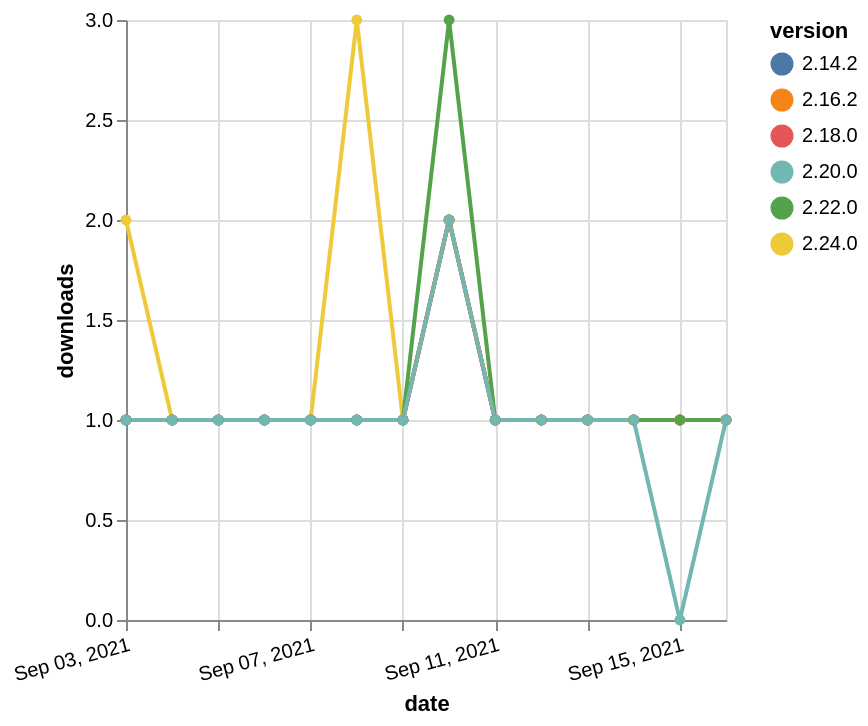

Express this chart as Vega-Lite.
### Vega-Lite specification from a JSON file in a GitHub repository (floating-point values rounded to 4 significant figures)
{"$schema": "https://vega.github.io/schema/vega-lite/v5.json", "description": "A simple bar chart with embedded data.", "data": {"values": [{"date": "2021-09-03", "total": 247, "delta": 1, "version": "2.14.2"}, {"date": "2021-09-04", "total": 248, "delta": 1, "version": "2.14.2"}, {"date": "2021-09-05", "total": 249, "delta": 1, "version": "2.14.2"}, {"date": "2021-09-06", "total": 250, "delta": 1, "version": "2.14.2"}, {"date": "2021-09-07", "total": 251, "delta": 1, "version": "2.14.2"}, {"date": "2021-09-08", "total": 252, "delta": 1, "version": "2.14.2"}, {"date": "2021-09-09", "total": 253, "delta": 1, "version": "2.14.2"}, {"date": "2021-09-10", "total": 255, "delta": 2, "version": "2.14.2"}, {"date": "2021-09-11", "total": 256, "delta": 1, "version": "2.14.2"}, {"date": "2021-09-12", "total": 257, "delta": 1, "version": "2.14.2"}, {"date": "2021-09-13", "total": 258, "delta": 1, "version": "2.14.2"}, {"date": "2021-09-14", "total": 259, "delta": 1, "version": "2.14.2"}, {"date": "2021-09-15", "total": 260, "delta": 1, "version": "2.14.2"}, {"date": "2021-09-16", "total": 261, "delta": 1, "version": "2.14.2"}, {"date": "2021-09-03", "total": 126, "delta": 2, "version": "2.24.0"}, {"date": "2021-09-04", "total": 127, "delta": 1, "version": "2.24.0"}, {"date": "2021-09-05", "total": 128, "delta": 1, "version": "2.24.0"}, {"date": "2021-09-06", "total": 129, "delta": 1, "version": "2.24.0"}, {"date": "2021-09-07", "total": 130, "delta": 1, "version": "2.24.0"}, {"date": "2021-09-08", "total": 133, "delta": 3, "version": "2.24.0"}, {"date": "2021-09-09", "total": 134, "delta": 1, "version": "2.24.0"}, {"date": "2021-09-10", "total": 136, "delta": 2, "version": "2.24.0"}, {"date": "2021-09-11", "total": 137, "delta": 1, "version": "2.24.0"}, {"date": "2021-09-12", "total": 138, "delta": 1, "version": "2.24.0"}, {"date": "2021-09-13", "total": 139, "delta": 1, "version": "2.24.0"}, {"date": "2021-09-14", "total": 140, "delta": 1, "version": "2.24.0"}, {"date": "2021-09-15", "total": 141, "delta": 1, "version": "2.24.0"}, {"date": "2021-09-16", "total": 142, "delta": 1, "version": "2.24.0"}, {"date": "2021-09-03", "total": 208, "delta": 1, "version": "2.16.2"}, {"date": "2021-09-04", "total": 209, "delta": 1, "version": "2.16.2"}, {"date": "2021-09-05", "total": 210, "delta": 1, "version": "2.16.2"}, {"date": "2021-09-06", "total": 211, "delta": 1, "version": "2.16.2"}, {"date": "2021-09-07", "total": 212, "delta": 1, "version": "2.16.2"}, {"date": "2021-09-08", "total": 213, "delta": 1, "version": "2.16.2"}, {"date": "2021-09-09", "total": 214, "delta": 1, "version": "2.16.2"}, {"date": "2021-09-10", "total": 216, "delta": 2, "version": "2.16.2"}, {"date": "2021-09-11", "total": 217, "delta": 1, "version": "2.16.2"}, {"date": "2021-09-12", "total": 218, "delta": 1, "version": "2.16.2"}, {"date": "2021-09-13", "total": 219, "delta": 1, "version": "2.16.2"}, {"date": "2021-09-14", "total": 220, "delta": 1, "version": "2.16.2"}, {"date": "2021-09-15", "total": 221, "delta": 1, "version": "2.16.2"}, {"date": "2021-09-16", "total": 222, "delta": 1, "version": "2.16.2"}, {"date": "2021-09-03", "total": 186, "delta": 1, "version": "2.18.0"}, {"date": "2021-09-04", "total": 187, "delta": 1, "version": "2.18.0"}, {"date": "2021-09-05", "total": 188, "delta": 1, "version": "2.18.0"}, {"date": "2021-09-06", "total": 189, "delta": 1, "version": "2.18.0"}, {"date": "2021-09-07", "total": 190, "delta": 1, "version": "2.18.0"}, {"date": "2021-09-08", "total": 191, "delta": 1, "version": "2.18.0"}, {"date": "2021-09-09", "total": 192, "delta": 1, "version": "2.18.0"}, {"date": "2021-09-10", "total": 194, "delta": 2, "version": "2.18.0"}, {"date": "2021-09-11", "total": 195, "delta": 1, "version": "2.18.0"}, {"date": "2021-09-12", "total": 196, "delta": 1, "version": "2.18.0"}, {"date": "2021-09-13", "total": 197, "delta": 1, "version": "2.18.0"}, {"date": "2021-09-14", "total": 198, "delta": 1, "version": "2.18.0"}, {"date": "2021-09-15", "total": 199, "delta": 1, "version": "2.18.0"}, {"date": "2021-09-16", "total": 200, "delta": 1, "version": "2.18.0"}, {"date": "2021-09-03", "total": 189, "delta": 1, "version": "2.22.0"}, {"date": "2021-09-04", "total": 190, "delta": 1, "version": "2.22.0"}, {"date": "2021-09-05", "total": 191, "delta": 1, "version": "2.22.0"}, {"date": "2021-09-06", "total": 192, "delta": 1, "version": "2.22.0"}, {"date": "2021-09-07", "total": 193, "delta": 1, "version": "2.22.0"}, {"date": "2021-09-08", "total": 194, "delta": 1, "version": "2.22.0"}, {"date": "2021-09-09", "total": 195, "delta": 1, "version": "2.22.0"}, {"date": "2021-09-10", "total": 198, "delta": 3, "version": "2.22.0"}, {"date": "2021-09-11", "total": 199, "delta": 1, "version": "2.22.0"}, {"date": "2021-09-12", "total": 200, "delta": 1, "version": "2.22.0"}, {"date": "2021-09-13", "total": 201, "delta": 1, "version": "2.22.0"}, {"date": "2021-09-14", "total": 202, "delta": 1, "version": "2.22.0"}, {"date": "2021-09-15", "total": 203, "delta": 1, "version": "2.22.0"}, {"date": "2021-09-16", "total": 204, "delta": 1, "version": "2.22.0"}, {"date": "2021-09-03", "total": 162, "delta": 1, "version": "2.20.0"}, {"date": "2021-09-04", "total": 163, "delta": 1, "version": "2.20.0"}, {"date": "2021-09-05", "total": 164, "delta": 1, "version": "2.20.0"}, {"date": "2021-09-06", "total": 165, "delta": 1, "version": "2.20.0"}, {"date": "2021-09-07", "total": 166, "delta": 1, "version": "2.20.0"}, {"date": "2021-09-08", "total": 167, "delta": 1, "version": "2.20.0"}, {"date": "2021-09-09", "total": 168, "delta": 1, "version": "2.20.0"}, {"date": "2021-09-10", "total": 170, "delta": 2, "version": "2.20.0"}, {"date": "2021-09-11", "total": 171, "delta": 1, "version": "2.20.0"}, {"date": "2021-09-12", "total": 172, "delta": 1, "version": "2.20.0"}, {"date": "2021-09-13", "total": 173, "delta": 1, "version": "2.20.0"}, {"date": "2021-09-14", "total": 174, "delta": 1, "version": "2.20.0"}, {"date": "2021-09-15", "total": 174, "delta": 0, "version": "2.20.0"}, {"date": "2021-09-16", "total": 175, "delta": 1, "version": "2.20.0"}]}, "width": "container", "mark": {"type": "line", "point": {"filled": true}}, "encoding": {"x": {"field": "date", "type": "temporal", "timeUnit": "yearmonthdate", "title": "date", "axis": {"labelAngle": -15}}, "y": {"field": "delta", "type": "quantitative", "title": "downloads"}, "color": {"field": "version", "type": "nominal"}, "tooltip": {"field": "delta"}}}
